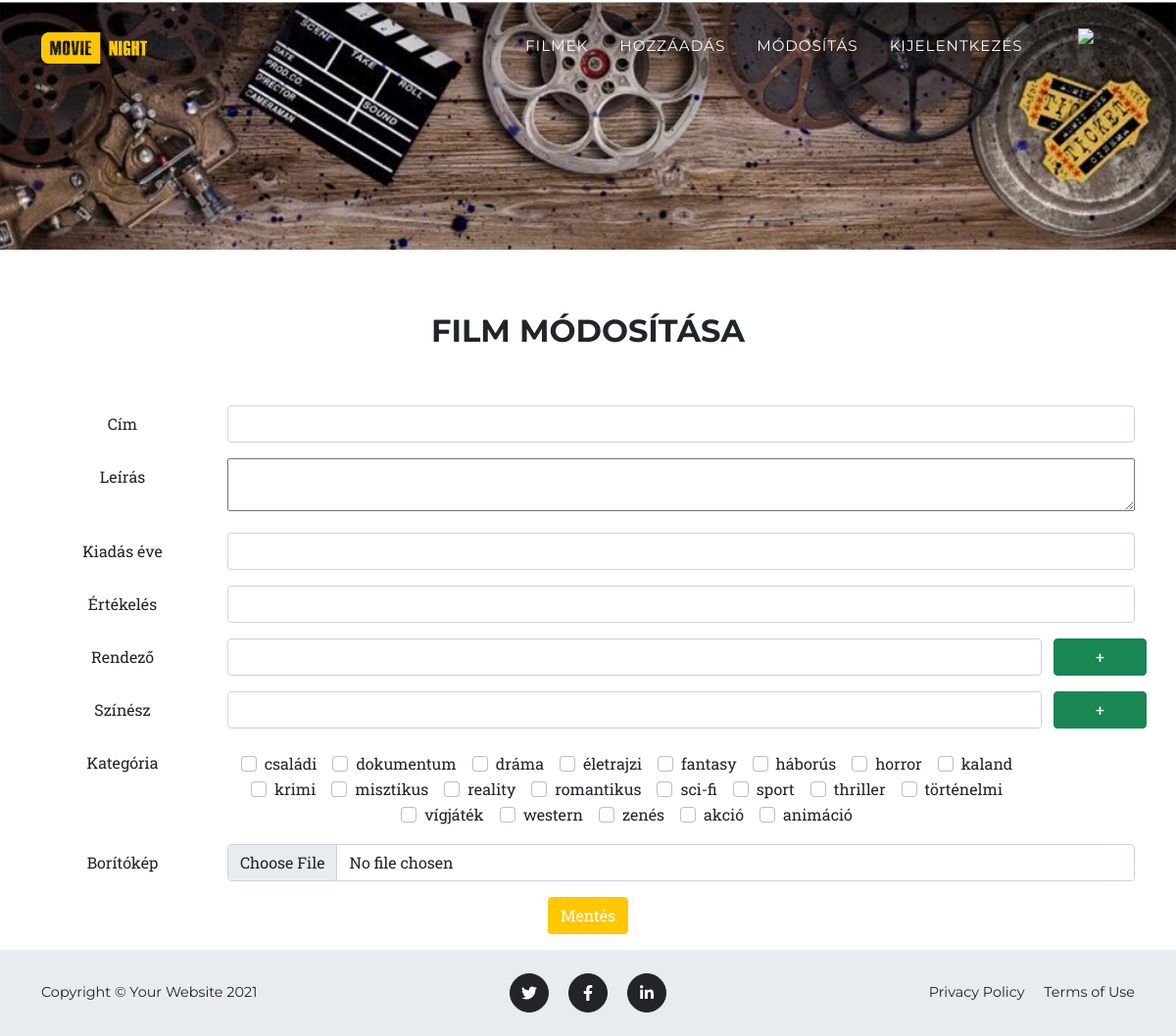
/phpvizsgamunka/pages/admin_movies_modification.php, run on the app's committed database.
### tables this page shows
CREATE TABLE `kategoria` (
  `id` int(11) NOT NULL,
  `megnevezes` varchar(255) NOT NULL
);

### phpvizsgamunka/pages/database.php (called while the page is built, shortened)
<?php
function dbConnect(){
    require './dbconfig.php';
    $conn = mysqli_connect($host, $username, $password, $dbname);
    return $conn;
}
function getCategory(){
    $sql = "SELECT * FROM kategoria";
    $result = mysqli_query(dbConnect(), $sql);
    return $result;
}

### phpvizsgamunka/pages/admin_movies_modification.php (the view, shortened to what this page needs)
<?php
require './admin_menu.php';
?>
<div class="container-fluid px-0 mb-3">
    <img src="../assets/img/movie-bg.jpg" alt="alt" width="100%"/>
</div>
<div class="container text-center">
    <div class="text-center">
        <h2 class="section-heading text-uppercase py-5">Film módosítása</h2>
    </div>
    <?php
        $moviesById = getMoviesById();
        while($moviesByIdData = mysqli_fetch_assoc($moviesById)){
            $id = $moviesByIdData['id'];
            $title = $moviesByIdData['cim'];
            $description = $moviesByIdData['leiras'];
            $year = $moviesByIdData['kiadas'];
            $rating = $moviesByIdData['ertekeles'];
        }
        $director = [];
        $actor = [];
        ?>
    <form method="POST" enctype="multipart/form-data">
        <div class="row mb-3">
          <label for="title" class="col-sm-2 col-form-label">Cím</label>
          <div class="col-sm-10">
              <input type="text" class="form-control" id="m-title" name="modified[title]" required value="<?php print($title) ?>">
          </div>
        </div>
        <div class="row mb-3">
          <label for="description" class="col-sm-2 col-form-label">Leírás</label>
          <div class="col-sm-10">
              <textarea id="m-description" name="modified[description]" class="w-100" required><?php print($description) ?></textarea>
          </div>
        </div>
        <div class="row mb-3">
          <label for="year" class="col-sm-2 col-form-label">Kiadás éve</label>
          <div class="col-sm-10">
              <input type="text" class="form-control" id="m-year" name="modified[year]" maxlength="4" size="4" required value="<?php print($year) ?>">
          </div>
        </div>
        <div class="row mb-3">
          <label for="rating" class="col-sm-2 col-form-label">Értékelés</label>
          <div class="col-sm-10">
              <input type="text" class="form-control" id="m-rating" name="modified[rating]" maxlength="1" size="1" required value="<?php print($rating) ?>">
          </div>
        </div>
        <div class="row mb-3 justify-content-end" id="m-wrap-director">
          <label for="director" class="col-sm-2 col-form-label">Rendező</label>
          <div class="col-sm-9">
              <input type="text" class="form-control" id="m-director0" name="m-director0" value="<?php if(isset($director[0])){print($director[0]);} ?>">
          </div>
          <button type="button" class="col-sm-1 btn btn-success" id="m-add-director">+</button>
        </div>
        <div class="row mb-3 justify-content-end" id="m-wrap-actor">
          <label for="actor" class="col-sm-2 col-form-label">Színész</label>
          <div class="col-sm-9">
              <input type="text" class="form-control" id="m-actor0" name="m-actor0" value="<?php if(isset($actor[0])){print($actor[0]);} ?>">
          </div>
          <button type="button" class="col-sm-1 btn btn-success" id="m-add-actor">+</button>
        </div>
        <div class="row mb-3" id="m-wrap-category">
            <label for="category" class="col-sm-2 col-form-label">Kategória</label>
            <div class="col-sm-9 mt-2">
                <?php
                $allCategory = getCategory();
                $cat_num = 0;
                while ($category = mysqli_fetch_assoc($allCategory)){
                    $cat_num++;
                    print('<div class="form-check form-check-inline">
                            <input class="form-check-input" type="checkbox" id="check_category'.$cat_num.'" name="check_category'.$cat_num.'" value="'.$category['id'].'"');
                    print('>
                            <label class="form-check-label" for="inlineCheckbox1">'.$category['megnevezes'].'</label>
                        </div>');
                }
                ?>
            </div>
        </div>
        <div class="row mb-3" id="wrap-picture">
            <label for="formFile" class="col-sm-2 col-form-label">Borítókép</label>
            <div class="col-sm-10">
                <input class="form-control" type="file" id="m-picture" name="m-picture" accept="image/*">
            </div>
        </div>
        <a href="admin_movies_modification.php?id=<?php $moviesByIdData['id'] ?>" class="text-black"><button type="submit" class="btn btn-primary mb-3">Mentés</button></a>
      </form>
  </div>
<?php
require './footer.php';
?>

### data on the page
kategoria: megnevezes "családi"
kategoria: megnevezes "dokumentum"
kategoria: megnevezes "dráma"
kategoria: megnevezes "életrajzi"
kategoria: megnevezes "fantasy"
kategoria: megnevezes "háborús"
kategoria: megnevezes "horror"
kategoria: megnevezes "kaland"
kategoria: megnevezes "krimi"
kategoria: megnevezes "misztikus"
kategoria: megnevezes "reality"
kategoria: megnevezes "romantikus"
kategoria: megnevezes "sci-fi"
kategoria: megnevezes "sport"
kategoria: megnevezes "thriller"
kategoria: megnevezes "történelmi"
kategoria: megnevezes "vígjáték"
kategoria: megnevezes "western"
kategoria: megnevezes "zenés"
kategoria: megnevezes "akció"
kategoria: megnevezes "animáció"
